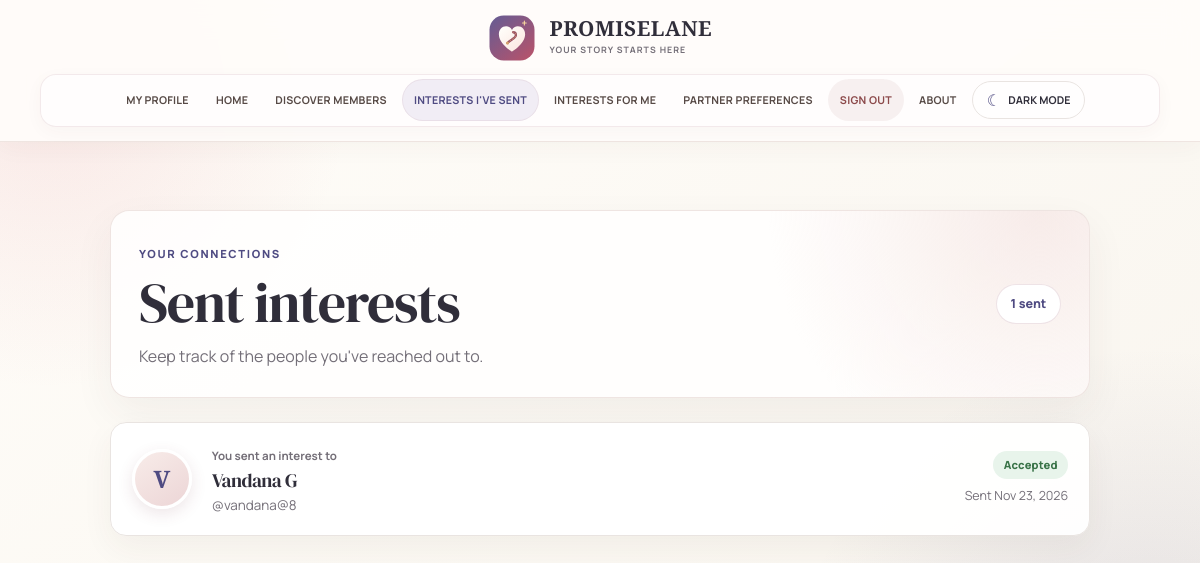
The page /connections/sent_interests/ (signed in) on the database its author committed.
### connections/models.py (models this page shows, shortened)
class Interest(models.Model):
    STATUS_CHOICES = [
        ('Pending','Pending'),
        ('Accepted','Accepted'),
        ('Rejected','Rejected'),
    ]
    sender = models.ForeignKey(CustomUser,on_delete=models.CASCADE,related_name='sent_interests')
    receiver = models.ForeignKey(CustomUser,on_delete=models.CASCADE,related_name='received_interests')
    status = models.CharField(max_length=20,choices=STATUS_CHOICES,default='Pending')
    created_at = models.DateTimeField(auto_now_add=True)
    class Meta:
        unique_together = ('sender','receiver')

### authen/models.py (models this page shows)
class CustomUser(AbstractUser):
    age = models.PositiveIntegerField(default=0)
    phone = models.IntegerField(default=0)
    gender = models.CharField(max_length=30,blank=True)
    dob = models.DateField(null=True,blank=True,validators={validate_age})

### connections/views.py (the view)
# urls.py: path('sent_interests/',sent_interests,name='sent_interests'),
@login_required
def sent_interests(request):
    interests = Interest.objects.filter(sender = request.user).select_related('receiver')
    return render(request,'sent_interests.html',{'interests':interests})

### connections/templates/sent_interests.html (shortened to what this page needs)
{% extends 'main.html' %}
{% load static %}
{% block page_styles %}
<link rel="stylesheet" href="{% static 'connections/interests.css' %}">
{% endblock %}
{% block content %}
<section class="interests-page">
    <header class="interests-heading">
        <div>
            <span class="interests-eyebrow">Your connections</span>
            <h1>Sent interests</h1>
            <p>Keep track of the people you've reached out to.</p>
        </div>
        <span class="interests-count">{{ interests|length }} sent</span>
    </header>
    {% if interests %}
    <div class="interest-list">
        {% for interest in interests %}
        <article class="interest-card">
            <div class="interest-avatar" aria-hidden="true">
                {{ interest.receiver.first_name|first|default:interest.receiver.username|first|upper }}
            </div>
            <div class="interest-person">
                <span class="interest-label">You sent an interest to</span>
                <h2>{{ interest.receiver.get_full_name|default:interest.receiver.username }}</h2>
                <p>@{{ interest.receiver.username }}</p>
            </div>
            <div class="interest-meta">
                <span class="interest-status interest-status-{{ interest.status|lower }}">{{ interest.status }}</span>
                <time datetime="{{ interest.created_at|date:'c' }}">Sent {{ interest.created_at|date:"M j, Y" }}</time>
            </div>
        </article>
        {% endfor %}
    </div>
    {% endif %}
</section>
{% endblock %}

### static/css/main.css (style rules this page uses)
:root { font-family: 'DM Sans', sans-serif; color: #29211f; background: #fffaf7; font-synthesis: none; text-rendering: optimizeLegibility; -webkit-font-smoothing: antialiased; -moz-osx-font-smoothing: grayscale; --ink: #29211f; --muted: #766b67; --wine: #883d50; --wine-dark: #713044; --rose: #f6e8e5; --line: #eee3df; --gold: #b9875f; --surface: rgba(255, 255, 255, 0.94); --shadow: 0 18px 50px rgba(76, 48, 43, 0.09); }
* { box-sizing: border-box; }
html { min-width: 320px; scroll-behavior: smooth; }
body { position: relative; min-height: 100vh; margin: 0; overflow-x: hidden; background: radial-gradient(ellipse at 12% 18%, rgba(244, 224, 218, 0.72), transparent 34rem), radial-gradient(ellipse at 92% 78%, rgba(245, 232, 216, 0.62), transparent 32rem), #fffaf7; color: var(--ink); font-size: 16px; line-height: 1.65; }
body::before { position: fixed; z-index: -1; top: 0; right: -10rem; width: 30rem; height: 30rem; border: 1px solid rgba(136, 61, 80, 0.08); border-radius: 50%; content: ""; pointer-events: none; }
.page-content > * { animation: page-enter 420ms cubic-bezier(.2,.8,.2,1) both; }
h1, h2, h3 { margin: 0 0 0.8rem; color: var(--ink); font-family: 'Playfair Display', Georgia, serif; font-weight: 600; line-height: 1.2; }
h1 { font-size: clamp(2.2rem, 5vw, 3.5rem); letter-spacing: -0.035em; }
h2 { font-size: clamp(1.7rem, 3vw, 2.4rem); }
p { margin: 0 0 1rem; color: var(--muted); }

### static/css/site.css (style rules this page uses)
:root { --ease-out: cubic-bezier(.2, .75, .25, 1); }

### connections/static/connections/interests.css (style rules this page uses)
.interests-page { display: grid; gap: 1.5rem; width: min(100%, 980px); margin: 0 auto; }
.interests-heading { display: flex; align-items: center; justify-content: space-between; gap: 1.5rem; padding: 1.75rem; border: 1px solid rgba(238, 227, 223, 0.9); border-radius: 1.2rem; background: radial-gradient(circle at 95% 0, rgba(246, 232, 229, 0.85), transparent 17rem), rgba(255, 255, 255, 0.82); box-shadow: 0 16px 42px rgba(76, 48, 43, 0.06); }
.interests-heading h1 { margin: 0.25rem 0 0.4rem; }
.interests-heading p { margin: 0; }
.interests-eyebrow { color: var(--wine); font-size: 0.7rem; font-weight: 800; letter-spacing: 0.15em; text-transform: uppercase; }
.interests-count { flex: 0 0 auto; padding: 0.55rem 0.85rem; border: 1px solid rgba(136, 61, 80, 0.14); border-radius: 999px; background: #fff; color: var(--wine); font-size: 0.78rem; font-weight: 800; }
.interest-list { display: grid; gap: 0.9rem; }
.interest-card { display: grid; grid-template-columns: 64px minmax(0, 1fr) auto; align-items: center; gap: 1rem; padding: 1.15rem 1.3rem; border: 1px solid var(--line); border-radius: 1rem; background: rgba(255, 255, 255, 0.94); box-shadow: 0 12px 32px rgba(76, 48, 43, 0.055); transition: transform 180ms ease, border-color 180ms ease, box-shadow 180ms ease; }
.interest-avatar { display: grid; width: 60px; height: 60px; place-items: center; border: 3px solid #fff; border-radius: 50%; background: linear-gradient(145deg, #f8ece9, #ecd5d6); box-shadow: 0 5px 16px rgba(113, 48, 68, 0.12); color: var(--wine); font-family: 'Playfair Display', Georgia, serif; font-size: 1.5rem; font-weight: 700; }
.interest-person { min-width: 0; }
.interest-label { color: var(--muted); font-size: 0.72rem; font-weight: 700; }
.interest-person h2 { overflow: hidden; margin: 0.1rem 0; font-size: 1.2rem; text-overflow: ellipsis; white-space: nowrap; }
.interest-person p { margin: 0; font-size: 0.84rem; }
.interest-meta { display: grid; justify-items: end; gap: 0.45rem; text-align: right; }
.interest-meta time { color: var(--muted); font-size: 0.78rem; }
.interest-status { display: inline-flex; min-height: 28px; align-items: center; padding: 0.3rem 0.65rem; border-radius: 999px; background: #f3eee9; color: #685a56; font-size: 0.7rem; font-weight: 800; letter-spacing: 0.02em; }
.interest-status-accepted { background: #e8f4eb; color: #397348; }

### static/css/theme.css (style rules this page uses)
:root { color-scheme: light; }

### rows shown on the page
Interest: receiver.first_name|first "V", receiver.get_full_name "Vandana G", receiver.username "vandana@8", status "Accepted", created_at "Nov 23, 2026"

### other values the page prints
{{ interests|length }} "1"
